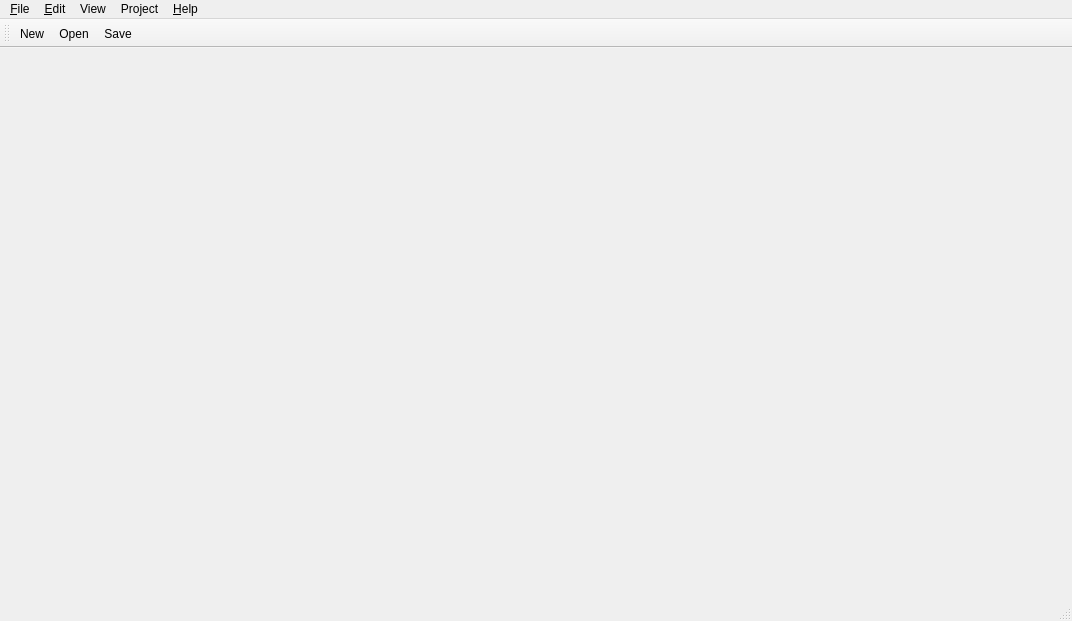
<?xml version="1.0" encoding="UTF-8"?>
<ui version="4.0">
 <class>MainWindow</class>
 <widget class="QMainWindow" name="MainWindow">
  <property name="geometry">
   <rect>
    <x>0</x>
    <y>0</y>
    <width>1072</width>
    <height>621</height>
   </rect>
  </property>
  <property name="windowTitle">
   <string>MainWindow</string>
  </property>
  <widget class="QMdiArea" name="centralWidget">
   <property name="viewMode">
    <enum>QMdiArea::TabbedView</enum>
   </property>
   <property name="tabsClosable">
    <bool>true</bool>
   </property>
  </widget>
  <widget class="QMenuBar" name="menuBar">
   <property name="geometry">
    <rect>
     <x>0</x>
     <y>0</y>
     <width>1072</width>
     <height>21</height>
    </rect>
   </property>
   <widget class="QMenu" name="menu_File">
    <property name="title">
     <string>&amp;File</string>
    </property>
    <widget class="QMenu" name="menuRecent_Projects">
     <property name="title">
      <string>Recent Projects</string>
     </property>
     <addaction name="action_recent1"/>
     <addaction name="action_recent2"/>
     <addaction name="action_recent3"/>
     <addaction name="action_recent4"/>
     <addaction name="action_recent5"/>
    </widget>
    <addaction name="actionNew"/>
    <addaction name="separator"/>
    <addaction name="actionOpen"/>
    <addaction name="actionSave"/>
    <addaction name="actionSave_As"/>
    <addaction name="separator"/>
    <addaction name="menuRecent_Projects"/>
    <addaction name="separator"/>
    <addaction name="actionE_xit"/>
   </widget>
   <widget class="QMenu" name="menu_He">
    <property name="title">
     <string>&amp;Help</string>
    </property>
    <addaction name="actionAbout"/>
   </widget>
   <widget class="QMenu" name="menuView">
    <property name="title">
     <string>View</string>
    </property>
    <addaction name="actionViewProject"/>
    <addaction name="actionViewLayers"/>
    <addaction name="actionViewTiles"/>
   </widget>
   <widget class="QMenu" name="menu_Edit">
    <property name="title">
     <string>&amp;Edit</string>
    </property>
    <addaction name="actionUndo"/>
    <addaction name="actionRedo"/>
    <addaction name="separator"/>
    <addaction name="actionEdit_layers"/>
    <addaction name="actionEdit_bounds"/>
    <addaction name="separator"/>
   </widget>
   <widget class="QMenu" name="menuProject">
    <property name="title">
     <string>Project</string>
    </property>
    <addaction name="actionAdd_world"/>
    <addaction name="actionAdd_layer"/>
    <addaction name="separator"/>
    <addaction name="actionProject_Fix_world"/>
   </widget>
   <addaction name="menu_File"/>
   <addaction name="menu_Edit"/>
   <addaction name="menuView"/>
   <addaction name="menuProject"/>
   <addaction name="menu_He"/>
  </widget>
  <widget class="QToolBar" name="mainToolBar">
   <attribute name="toolBarArea">
    <enum>TopToolBarArea</enum>
   </attribute>
   <attribute name="toolBarBreak">
    <bool>false</bool>
   </attribute>
   <addaction name="actionNew"/>
   <addaction name="actionOpen"/>
   <addaction name="actionSave"/>
  </widget>
  <widget class="QStatusBar" name="statusBar"/>
  <action name="actionNew">
   <property name="icon">
    <iconset resource="crafter.qrc">
     <normaloff>:/images/document-new.png</normaloff>:/images/document-new.png</iconset>
   </property>
   <property name="text">
    <string>New</string>
   </property>
  </action>
  <action name="actionOpen">
   <property name="icon">
    <iconset resource="crafter.qrc">
     <normaloff>:/images/document-open.png</normaloff>:/images/document-open.png</iconset>
   </property>
   <property name="text">
    <string>Open</string>
   </property>
  </action>
  <action name="actionSave">
   <property name="icon">
    <iconset resource="crafter.qrc">
     <normaloff>:/images/document-save.png</normaloff>:/images/document-save.png</iconset>
   </property>
   <property name="text">
    <string>Save</string>
   </property>
  </action>
  <action name="actionSave_As">
   <property name="text">
    <string>Save As...</string>
   </property>
  </action>
  <action name="actionE_xit">
   <property name="text">
    <string>E&amp;xit</string>
   </property>
  </action>
  <action name="actionAbout">
   <property name="text">
    <string>About</string>
   </property>
  </action>
  <action name="actionViewLayers">
   <property name="checkable">
    <bool>true</bool>
   </property>
   <property name="text">
    <string>Layers</string>
   </property>
  </action>
  <action name="actionViewProject">
   <property name="checkable">
    <bool>true</bool>
   </property>
   <property name="checked">
    <bool>false</bool>
   </property>
   <property name="text">
    <string>Project</string>
   </property>
  </action>
  <action name="actionViewTiles">
   <property name="checkable">
    <bool>true</bool>
   </property>
   <property name="checked">
    <bool>false</bool>
   </property>
   <property name="text">
    <string>Tiles</string>
   </property>
  </action>
  <action name="action_recent1">
   <property name="text">
    <string>&lt;recent1&gt;</string>
   </property>
  </action>
  <action name="action_recent2">
   <property name="text">
    <string>&lt;recent2&gt;</string>
   </property>
  </action>
  <action name="action_recent3">
   <property name="text">
    <string>&lt;recent3&gt;</string>
   </property>
  </action>
  <action name="action_recent4">
   <property name="text">
    <string>&lt;recent4&gt;</string>
   </property>
  </action>
  <action name="action_recent5">
   <property name="text">
    <string>&lt;recent5&gt;</string>
   </property>
  </action>
  <action name="actionUndo">
   <property name="text">
    <string>Undo</string>
   </property>
  </action>
  <action name="actionRedo">
   <property name="text">
    <string>Redo</string>
   </property>
  </action>
  <action name="actionEdit_layers">
   <property name="checkable">
    <bool>true</bool>
   </property>
   <property name="checked">
    <bool>true</bool>
   </property>
   <property name="text">
    <string>Edit layers</string>
   </property>
  </action>
  <action name="actionEdit_bounds">
   <property name="checkable">
    <bool>true</bool>
   </property>
   <property name="text">
    <string>Edit bounds</string>
   </property>
  </action>
  <action name="actionAdd_world">
   <property name="text">
    <string>Add world</string>
   </property>
  </action>
  <action name="actionAdd_layer">
   <property name="text">
    <string>Add layer</string>
   </property>
  </action>
  <action name="actionProject_Fix_world">
   <property name="text">
    <string>Fix world</string>
   </property>
  </action>
  <action name="actionFlip_bound">
   <property name="text">
    <string>Flip bound</string>
   </property>
   <property name="shortcut">
    <string>Ctrl+F</string>
   </property>
  </action>
 </widget>
 <layoutdefault spacing="6" margin="11"/>
 <resources>
  <include location="crafter.qrc"/>
 </resources>
 <connections/>
</ui>
